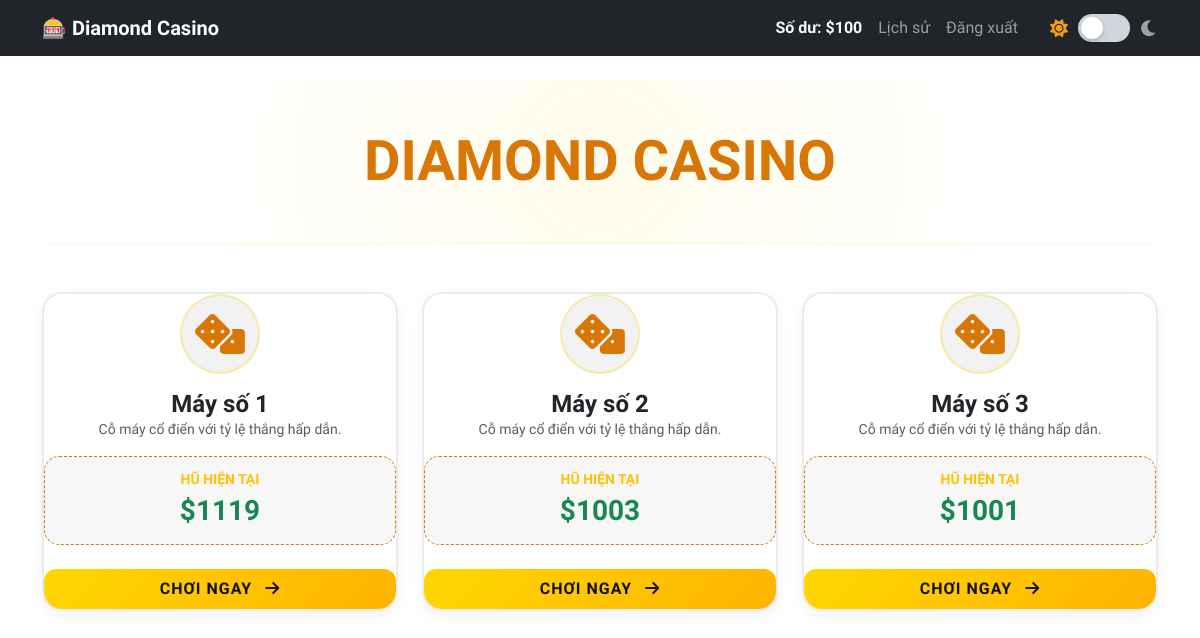
The app's page / (signed in), older data.
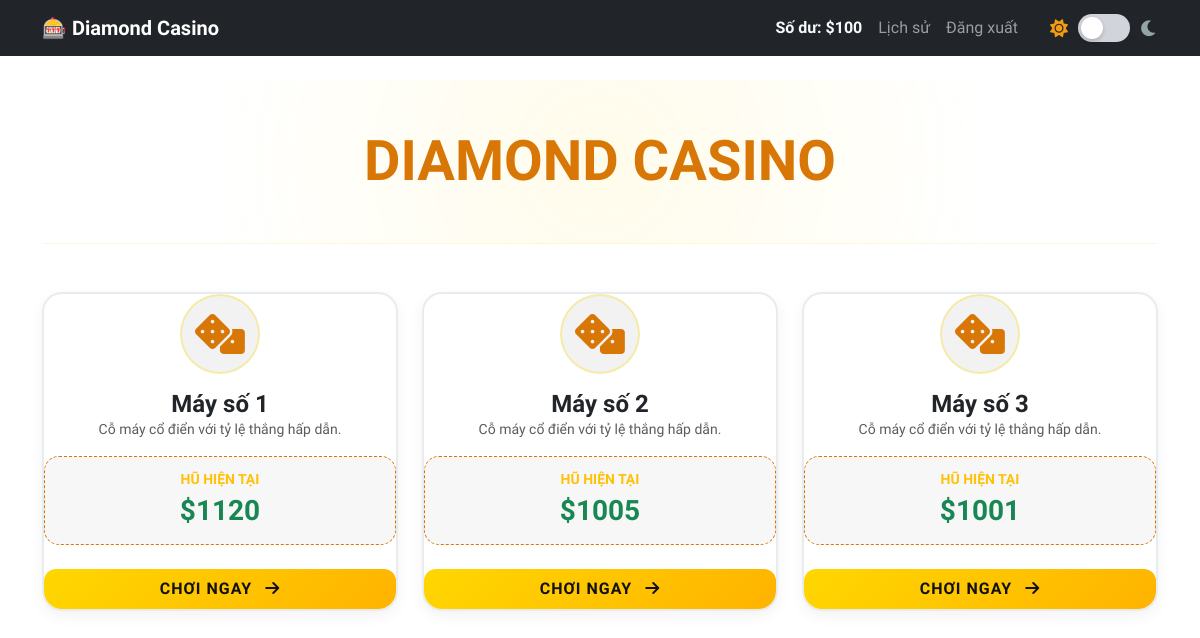
The same page, newer data.
### slots/models.py (models this page shows, shortened)
class UserProfile(models.Model):
    user = models.OneToOneField(User, on_delete=models.CASCADE)
    balance = models.IntegerField(default=100)
    spins_count = models.IntegerField(default=0)
    consecutive_wins = models.IntegerField(default=0)
    consecutive_losses = models.IntegerField(default=0) # Thêm biến đếm chuỗi thua
    wins_count = models.IntegerField(default=0)

class SlotMachineType(models.Model):
    name = models.CharField(max_length=100)
    reels = models.IntegerField(help_text="Số cột (ví dụ 3)")
    win_patterns = models.JSONField(help_text="Dict: pattern -> multiplier, ví dụ {'777':300}")
    description = models.TextField(blank=True)

class Jackpot(models.Model):
    machine_type = models.OneToOneField(SlotMachineType, on_delete=models.CASCADE, related_name='jackpot')
    amount = models.IntegerField(default=1000)

### slots/views.py (the view)
# urls.py: path('', views.machine_list, name='machine_list'),
@login_required
def machine_list(request):
    machines = SlotMachineType.objects.select_related('jackpot').all()
    return render(request, 'slots/machine_list.html', {'machines': machines})

### slots/templates/slots/machine_list.html
{% extends 'slots/base.html' %}
{% load static %}
{% block content %}
<div class="hero-section text-center animate__animated animate__fadeIn">
    <h1 class="display-4 fw-bold text-gold text-shadow-neon mb-0">DIAMOND CASINO</h1>
</div>
<div class="row justify-content-center">
    {% for machine in machines %}
        <div class="col-md-6 col-lg-4 mb-4 animate__animated animate__fadeInUp" style="animation-delay: {{ forloop.counter0|add:1 }}00ms;">
            <div class="casino-card h-100">
                <div class="card-body d-flex flex-column text-center">
                    <div class="machine-icon mb-3">
                        <i class="fas fa-dice text-gold fs-1"></i>
                    </div>
                    <h4 class="card-title fw-bold">{{ machine.name }}</h4>
                    {% if machine.description %}
                        <p class="text-muted small mb-3">{{ machine.description|truncatechars:50 }}</p>
                    {% else %}
                        <p class="text-muted small mb-3">Cỗ máy cổ điển với tỷ lệ thắng hấp dẫn.</p>
                    {% endif %}
                    <div class="jackpot-box mb-4 mt-auto">
                        <span class="d-block text-uppercase text-warning small fw-bold">Hũ hiện tại</span>
                        <span class="fs-3 fw-bold text-success">
                            ${{ machine.jackpot.amount|default:"1000" }}
                        </span>
                    </div>
                    <a href="{% url 'play_machine' machine.id %}" class="btn btn-gold w-100 fw-bold py-2">
                        CHƠI NGAY <i class="fas fa-arrow-right ms-2"></i>
                    </a>
                </div>
            </div>
        </div>
    {% empty %}
        <div class="col-12 text-center mt-5 animate__animated animate__fadeIn">
            <div class="alert alert-dark border-gold" role="alert">
                <i class="fas fa-info-circle me-2"></i> Hiện chưa có máy slot nào. Vui lòng vào trang Admin để tạo.
            </div>
        </div>
    {% endfor %}
</div>
{% endblock %}

### slots/templates/slots/base.html (shortened to what this page needs)
<!DOCTYPE html>
<html lang="vi" data-bs-theme="light">
<head>
    <link rel="stylesheet" href="https://cdnjs.cloudflare.com/ajax/libs/animate.css/4.1.1/animate.min.css">
    <link rel="stylesheet" href="https://cdnjs.cloudflare.com/ajax/libs/font-awesome/6.0.0-beta3/css/all.min.css">
    <link href="https://cdn.jsdelivr.net/npm/bootstrap@5.3.2/dist/css/bootstrap.min.css" rel="stylesheet">
    {% load static %}
    <link rel="stylesheet" href="{% static 'slots/css/style.css' %}">
</head>
<body>
    <nav class="navbar navbar-expand-lg navbar-dark bg-dark">
        <div class="container">
            <a class="navbar-brand" href="{% url 'machine_list' %}">🎰 Diamond Casino</a>
            <div class="collapse navbar-collapse" id="navbarNav">
                <ul class="navbar-nav ms-auto align-items-center">
                    {% if user.is_authenticated %}
                        <li class="nav-item">
                           <span class="nav-item nav-link text-light fw-semibold">Số dư: $<span id="navbar-balance">{{ user.userprofile.balance }}</span></span>
                        </li>
                        <li class="nav-item">
                            <a class="nav-link" href="{% url 'history' %}">Lịch sử</a>
                        </li>
                        <li class="nav-item">
                            <a class="nav-link" href="{% url 'logout' %}">Đăng xuất</a>
                        </li>
                    {% endif %}
                    <li class="nav-item ms-4">
                        <div class="theme-toggle-container">
                            <i class="fas fa-sun sun-icon"></i>
                            <label class="theme-switch" for="checkbox" title="Chuyển chế độ Sáng/Tối">
                                <span class="slider round"></span>
                            </label>
                            <i class="fas fa-moon moon-icon"></i>
                        </div>
                    </li>
                </ul>
            </div>
        </div>
    </nav>
    <div class="container mt-4">
        {% block content %}{% endblock %}
    </div>
</body>
</html>

### slots/static/slots/css/style.css (style rules this page uses)
:root { --font-primary: 'Quicksand', sans-serif; --gold-primary: #d97706; --gold-hover: #b45309; --bg-card: #ffffff; --bg-card-hover: #f8f9fa; --border-card: #e9ecef; --text-muted-custom: #6c757d; --transition-smooth: all 0.3s ease; --shadow-card: 0 5px 15px rgba(0, 0, 0, 0.05); --shadow-card-hover: 0 15px 30px rgba(0, 0, 0, 0.1); }
body { font-family: var(--font-primary); font-weight: 500; }
h1, h2, h3, h4, h5, h6, .navbar-brand, .btn { font-family: var(--font-primary); font-weight: 700; }
.theme-toggle-container { display: flex; align-items: center; gap: 10px; }
.theme-toggle-container .sun-icon { color: #f39c12; font-size: 18px; transition: var(--transition-smooth); }
.theme-toggle-container .moon-icon { color: #95a5a6; font-size: 18px; transition: var(--transition-smooth); }
.theme-switch { display: inline-block; height: 28px; position: relative; width: 52px; margin-bottom: 0; cursor: pointer; }
.slider { background-color: #d1d5db; bottom: 0; cursor: pointer; left: 0; position: absolute; right: 0; top: 0; transition: .4s; border-radius: 34px; }
.slider:before { background-color: #ffffff; bottom: 3px; content: ""; height: 22px; left: 3px; position: absolute; transition: .4s; width: 22px; border-radius: 50%; z-index: 2; box-shadow: 0 2px 4px rgba(0, 0, 0, 0.2); }
.hero-section { padding: 3rem 1rem; background: radial-gradient(circle at center, rgba(255, 215, 0, 0.08) 0%, transparent 70%); border-bottom: 1px solid rgba(255, 215, 0, 0.15); margin-bottom: 3rem; }
.text-gold { color: var(--gold-primary) !important; }
.casino-card { background: var(--bg-card) !important; backdrop-filter: blur(10px); border: 2px solid var(--border-card); border-radius: 20px; transition: all 0.4s cubic-bezier(0.175, 0.885, 0.32, 1.275); overflow: hidden; position: relative; box-shadow: var(--shadow-card); }
.machine-icon { width: 80px; height: 80px; margin: 0 auto; background: rgba(0, 0, 0, 0.05); border-radius: 50%; display: flex; align-items: center; justify-content: center; border: 2px solid rgba(255, 215, 0, 0.3); transition: var(--transition-smooth); }
.jackpot-box { background: rgba(0, 0, 0, 0.03); border-radius: 15px; padding: 12px; border: 1px dashed var(--gold-primary); }
.btn-gold { background: linear-gradient(135deg, #ffd700 0%, #ffb300 100%); color: #111; border: none; border-radius: 12px; transition: var(--transition-smooth); text-transform: uppercase; letter-spacing: 1px; }

Row changes from the older to the newer data that the page shows:
changed through a linked row, SlotMachineType "Máy số 1": jackpot.amount "1119" → "1120"
changed through a linked row, SlotMachineType "Máy số 2": jackpot.amount "1003" → "1005"
